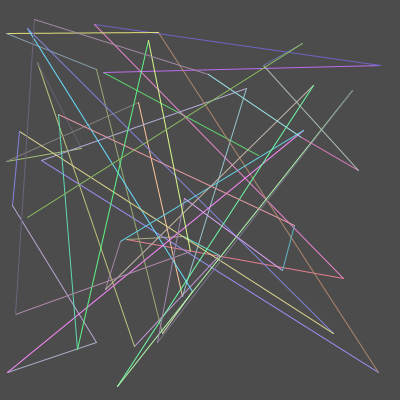
Frame 1 (no input)
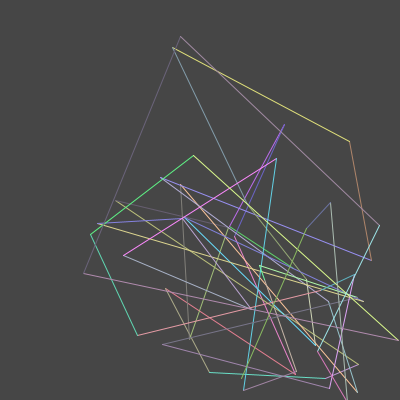
Frame 60 (the mouse pressed at the canvas centre just before this capture)
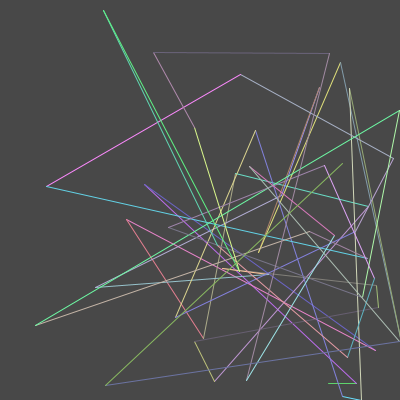
Frame 120 (the mouse held since frame 60 and released just before this capture)

The Processing sketch that drew these frames (run headless with seeded random() and noise(); from frame 60 on, the mouse is pressed at the canvas centre):

// Processing sketch: processing_54406
// ── processing_54406.pde

// HW #11, Jim Roberts' CFA-757
// Carnegie Mellon University
// Zoe Lu copyright Spring 2012, Pittsburgh PA 15213

final int MAX=50;

//arrays
float [] posX;
float [] posY;
float [] deltaX;
float [] deltaY;
float [] wd;
float [] ht;
color [] colorList;

void setup(){
  size(400,400);
  smooth();
  //set size of each array and initialize each array
  posX = new float[MAX];
  initArrays(posX,0,width);
  posY = new float[MAX];
  initArrays(posY,0,height);
  deltaX = new float[MAX];
  initArrays(deltaX,0,width*.01);
  deltaY = new float[MAX];
  initArrays(deltaY,0,height*.01);
  wd = new float[MAX];
  initArrays(wd,width*.05,width*.2);
  ht = new float[MAX];
  initArrays(ht,height*.02,height*.3);

  colorList = new color[MAX];
  initColor(colorList);

//double check arrays
/*
println(posX);
println(posY);
println(deltaX);
println(deltaY);
println(wd);
println(ht);
println(colorList);
*/

}

void draw(){
  prepWindow();
//  drawRect();
  drawLine();
  moveRect();
}

void drawRect(){
  for(int i=0;i<MAX;i++){
    fill(colorList[i]);
    stroke(colorList[i]);
    rect(posX[i],posY[i],wd[i],ht[i]);
  }
}

void drawLine(){
  for(int i=1;i<MAX;i++){
//    fill(colorList[i]);
    stroke(colorList[i]);
    line(posX[i-1],posY[i-1],posX[i],posY[i]);
  }
}

void moveRect(){
  for(int i=0;i<MAX;i++){
    posX[i]+=deltaX[i];
    posY[i]+=deltaY[i];
    if(posX[i]>width)
      deltaX[i]*=-1;
    if(posY[i]>height)
      deltaY[i]*=-1;
    if(posX[i]<0)
      deltaX[i]*=-1;
    if(posY[i]<0)
      deltaY[i]*=-1;      
  }
}

void prepWindow(){
  for(int i=0;i<frameCount;i++){
    float c=noise(i/1000)*frameRate*2;
    background(c);
//    println(c);
  }
}

void initArrays(float [] myArray, float minVal, float maxVal){
  for(int i=0;i<myArray.length;i++){
    myArray[i]=random(minVal, maxVal);
  }
}

void initColor(color [] myColor){
  for(int i=0;i<myColor.length;i++){
    myColor[i]=color(random(93,255),random(93,255),random(93,255));
  }
}
